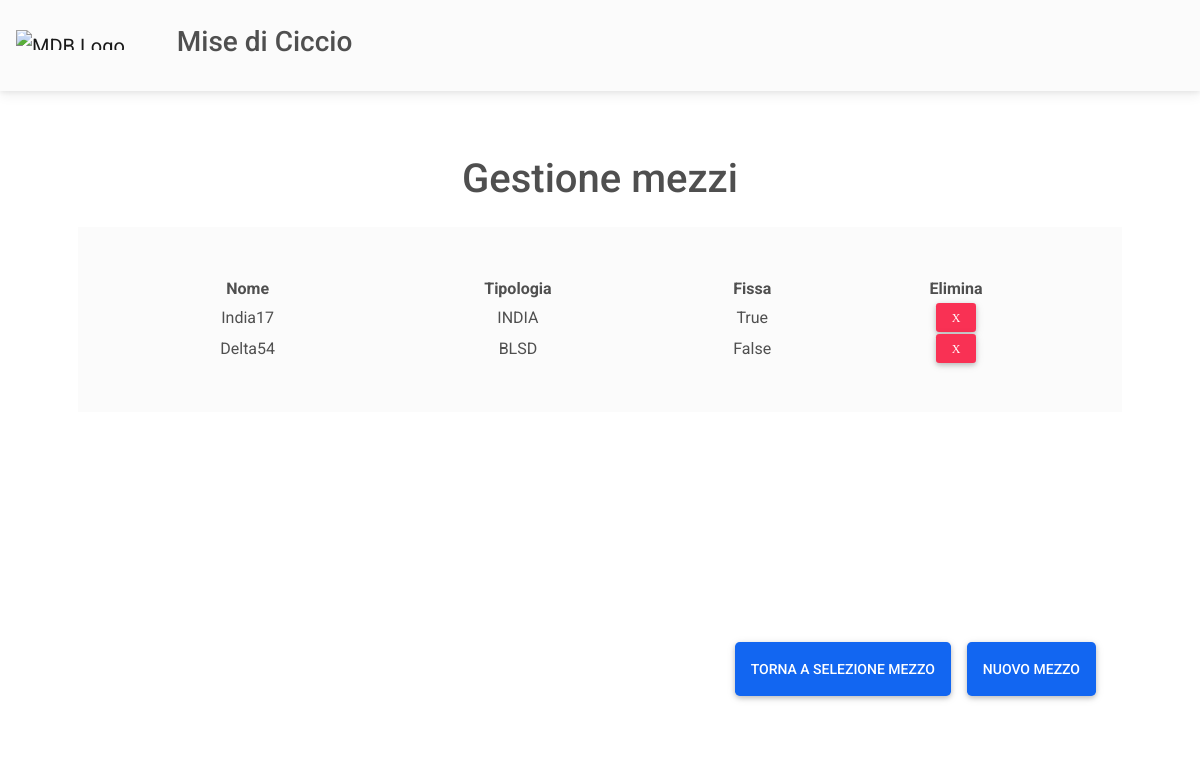
The app's page /gestione_mezzi/ (signed in), older data.
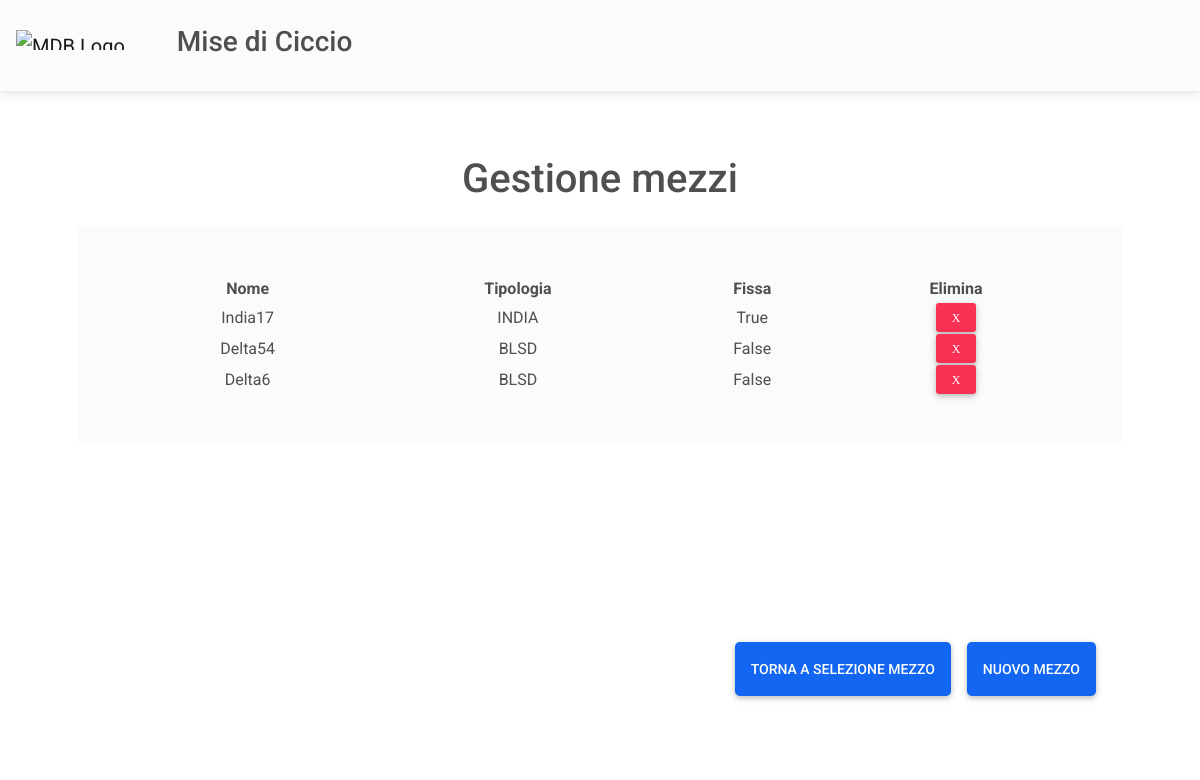
The same page, newer data.
### scheda/models.py (models this page shows, shortened)
class MyUser(AbstractUser):
    username = models.CharField(max_length=30, unique=True,
        help_text= ('Required. 30 characters or fewer. Letters, digits and '
                    '@/./+/-/_ only.'))
    is_active = models.BooleanField(default=True)
    staff = models.BooleanField(default=False) # a admin user; non super-user
    admin = models.BooleanField(default=False) # a superuser
    is_operator = models.BooleanField(default=False)
    corporation = models.CharField(max_length=30, blank=True)
    phone = models.CharField(max_length=30, blank=True)
    USERNAME_FIELD = 'username'
    REQUIRED_FIELDS = [] # Email & Password are required by default.
    objects = UserManager()

class Mezzo(models.Model):
    id_mezzo = models.AutoField(primary_key = True)
    nome = models.CharField(unique = True, max_length = 10)
    tipologia = models.CharField(max_length = 10)
    all_day = models.BooleanField(default = False)
    username = models.ForeignKey(MyUser, on_delete = models.CASCADE)
    num_mezzo = models.IntegerField()
    equip_min = models.IntegerField()

### scheda/views.py (the view)
# urls.py: path('gestione_mezzi/', scheda.GestioneMezzi.as_view(), name='gestione_mezzi'),
class GestioneMezzi(generic.View):
    def get(self, request):
        mezzi = Mezzo.objects.filter(username=request.user.id)
        template_name = 'gestione_mezzi.html'
        return render(request, template_name, context={'mezzi':mezzi})

### templates/gestione_mezzi.html (shortened to what this page needs)
{% extends 'base.html' %}
{% load static %}
{% block css %}
<link href="{% static 'css/gestione_mezzi.css' %}" rel="stylesheet">
{% endblock %}
{% block content %}
<nav class="navbar navbar-expand-sm bg-light navbar-light">
    <ul class="navbar-nav ml-auto">
        <li class="nav-item">
            <div class="container m-auto p-3">
                <a class="navbar-brand" href="#">
                  <img
                    src="https://mdbcdn.b-cdn.net/img/logo/mdb-transaprent-noshadows.webp"
                    height="20"
                    alt="MDB Logo"
                    loading="lazy"
                  />
                </a>
            </div>
        </li>
        <li class="nav-item">
            <div class="container p-3">
                <h3>{{request.user.corporation}}</h3>
            </div>
        </li>
    </ul>
</nav>
<div class="d-flex flex-column" style="height: 70vh">
    <div class="container mt-5 text-center bg-white">
        <h1 class="m-3">Gestione mezzi</h1>
    </div>
    <div class="container pt-2 ps-5 pe-5 mb-auto bg-white" style="height: 70vh; overflow: auto;">
        <div class="table-wrapper-scroll-y my-custom-scrollbar p-5 m-0 bg-light">
            <table class="table-responsive w-100 text-center">
                <thead>
                <tr>
                    <th scope="col">Nome</th>
                    <th scope="col">Tipologia</th>
                    <th scope="col">Fissa</th>
                    <th scope="col">Elimina</th>
                </tr>
                </thead>
                <tbody>
                    {% for m in mezzi %}
                        <tr>
                            <td scope="row">{{ m.nome }}</td>
                            <td>{{ m.tipologia }}</td>
                            <td>{{ m.all_day }}</td>
                            <td>
                            <form action="{% url 'delete_mezzo' m.id_mezzo %}" method='post'>
                                <input type="submit" class="btn btn-danger btn-sm px-3 fas fa-times" value='x' onclick='return confirm("Vuoi veramente eliminare il mezzo?");'>
                            </form>
                            </td>
                        </tr>
                    {% endfor %}
                </tbody>
            </table>
        </div>
    </div>
</div>
<div class="container p-5 mt-auto mb-5 me-5 text-center bg-white position-absolute bottom-0 end-0">
    <div class="row">
        <div class="col d-flex justify-content-end">
            <a href="{% url 'home_sc' %}" role="button" class="btn p-3 btn-primary m-2 btn-lg">
                Torna a selezione mezzo
            </a>
            <button type="button" class="btn p-3 btn-primary btn-lg m-2" data-mdb-toggle="modal" data-mdb-target="#nuovomezzo" id="modalbutton">
                Nuovo Mezzo
            </button>
        </div>
    </div>
</div>
{% endblock %}
{% block scripts %}
<link rel="stylesheet" href="https://cdnjs.cloudflare.com/ajax/libs/bootstrap-select/1.13.1/css/bootstrap-select.css" />
{% endblock %}

### templates/base.html (shortened to what this page needs)
{% load static %}
<!DOCTYPE html>
<html lang="en">
<head>
  <link rel="stylesheet" href="https://use.fontawesome.com/releases/v5.15.2/css/all.css">
  <link rel="stylesheet" href="https://maxcdn.bootstrapcdn.com/font-awesome/4.7.0/css/font-awesome.min.css">
  <link href="{% static 'css/bootstrap.min.css' %}" rel="stylesheet">
  <link href="{% static 'css/mdb.min.css' %}" rel="stylesheet">
  <link href="{% static 'css/style.css' %}" rel="stylesheet">
  {% block css %}
  {% endblock %}
</head>
<body>
  <main>
    {% block content %}
    {% endblock %}
  </main>
  {% block scripts %}
  {% endblock %}
</body>
</html>

Row changes from the older to the newer data that the page shows:
added Mezzo: nome "Delta6", tipologia "BLSD", all_day "False"
